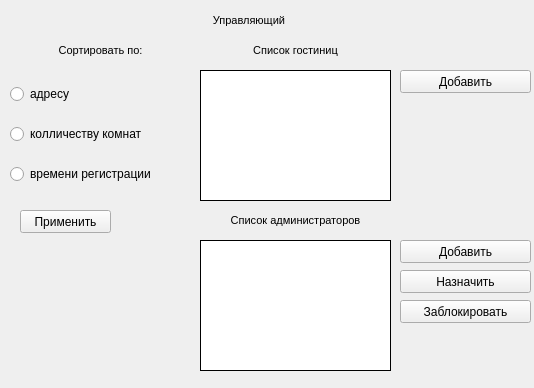
<?xml version="1.0" encoding="UTF-8"?>
<ui version="4.0">
 <class>Qmanager</class>
 <widget class="QWidget" name="Qmanager">
  <property name="geometry">
   <rect>
    <x>0</x>
    <y>0</y>
    <width>534</width>
    <height>388</height>
   </rect>
  </property>
  <property name="windowTitle">
   <string>Form</string>
  </property>
  <widget class="QTextBrowser" name="textBrowser">
   <property name="geometry">
    <rect>
     <x>20</x>
     <y>10</y>
     <width>461</width>
     <height>31</height>
    </rect>
   </property>
   <property name="styleSheet">
    <string notr="true">background-color: transparent;</string>
   </property>
   <property name="frameShape">
    <enum>QFrame::NoFrame</enum>
   </property>
   <property name="html">
    <string>&lt;!DOCTYPE HTML PUBLIC &quot;-//W3C//DTD HTML 4.0//EN&quot; &quot;http://www.w3.org/TR/REC-html40/strict.dtd&quot;&gt;
&lt;html&gt;&lt;head&gt;&lt;meta name=&quot;qrichtext&quot; content=&quot;1&quot; /&gt;&lt;style type=&quot;text/css&quot;&gt;
p, li { white-space: pre-wrap; }
&lt;/style&gt;&lt;/head&gt;&lt;body style=&quot; font-family:'Ubuntu'; font-size:11pt; font-weight:400; font-style:normal;&quot;&gt;
&lt;p align=&quot;center&quot; style=&quot; margin-top:0px; margin-bottom:0px; margin-left:0px; margin-right:0px; -qt-block-indent:0; text-indent:0px;&quot;&gt;&lt;span style=&quot; font-family:'MS Shell Dlg 2'; font-size:8pt;&quot;&gt;Управляющий &lt;/span&gt;&lt;/p&gt;&lt;/body&gt;&lt;/html&gt;</string>
   </property>
  </widget>
  <widget class="QPushButton" name="btnadd_hostel">
   <property name="geometry">
    <rect>
     <x>400</x>
     <y>70</y>
     <width>131</width>
     <height>23</height>
    </rect>
   </property>
   <property name="styleSheet">
    <string notr="true"/>
   </property>
   <property name="text">
    <string>Добавить</string>
   </property>
  </widget>
  <widget class="QLabel" name="hotel_session">
   <property name="geometry">
    <rect>
     <x>200</x>
     <y>70</y>
     <width>191</width>
     <height>131</height>
    </rect>
   </property>
   <property name="maximumSize">
    <size>
     <width>271</width>
     <height>131</height>
    </size>
   </property>
   <property name="cursor">
    <cursorShape>CrossCursor</cursorShape>
   </property>
   <property name="mouseTracking">
    <bool>true</bool>
   </property>
   <property name="styleSheet">
    <string notr="true">background-color: rgb(255, 255, 255);</string>
   </property>
   <property name="frameShape">
    <enum>QFrame::Box</enum>
   </property>
   <property name="text">
    <string/>
   </property>
   <property name="alignment">
    <set>Qt::AlignLeading|Qt::AlignLeft|Qt::AlignTop</set>
   </property>
  </widget>
  <widget class="QWidget" name="verticalLayoutWidget_2">
   <property name="geometry">
    <rect>
     <x>10</x>
     <y>70</y>
     <width>185</width>
     <height>131</height>
    </rect>
   </property>
   <layout class="QVBoxLayout" name="sorts" stretch="0,0,0">
    <item>
     <widget class="QRadioButton" name="adress_sort">
      <property name="text">
       <string>адресу</string>
      </property>
      <property name="checked">
       <bool>false</bool>
      </property>
     </widget>
    </item>
    <item>
     <widget class="QRadioButton" name="nroom_sort">
      <property name="text">
       <string>колличеству комнат</string>
      </property>
      <property name="checked">
       <bool>false</bool>
      </property>
     </widget>
    </item>
    <item>
     <widget class="QRadioButton" name="time">
      <property name="text">
       <string>времени регистрации</string>
      </property>
      <property name="checked">
       <bool>false</bool>
      </property>
     </widget>
    </item>
   </layout>
  </widget>
  <widget class="QTextBrowser" name="textBrowser_2">
   <property name="geometry">
    <rect>
     <x>10</x>
     <y>40</y>
     <width>181</width>
     <height>31</height>
    </rect>
   </property>
   <property name="styleSheet">
    <string notr="true">background-color: transparent;</string>
   </property>
   <property name="frameShape">
    <enum>QFrame::NoFrame</enum>
   </property>
   <property name="html">
    <string>&lt;!DOCTYPE HTML PUBLIC &quot;-//W3C//DTD HTML 4.0//EN&quot; &quot;http://www.w3.org/TR/REC-html40/strict.dtd&quot;&gt;
&lt;html&gt;&lt;head&gt;&lt;meta name=&quot;qrichtext&quot; content=&quot;1&quot; /&gt;&lt;style type=&quot;text/css&quot;&gt;
p, li { white-space: pre-wrap; }
&lt;/style&gt;&lt;/head&gt;&lt;body style=&quot; font-family:'Ubuntu'; font-size:11pt; font-weight:400; font-style:normal;&quot;&gt;
&lt;p align=&quot;center&quot; style=&quot; margin-top:0px; margin-bottom:0px; margin-left:0px; margin-right:0px; -qt-block-indent:0; text-indent:0px;&quot;&gt;&lt;span style=&quot; font-family:'MS Shell Dlg 2'; font-size:8pt;&quot;&gt;Сортировать по:&lt;/span&gt;&lt;/p&gt;&lt;/body&gt;&lt;/html&gt;</string>
   </property>
  </widget>
  <widget class="QTextBrowser" name="textBrowser_3">
   <property name="geometry">
    <rect>
     <x>200</x>
     <y>40</y>
     <width>191</width>
     <height>31</height>
    </rect>
   </property>
   <property name="styleSheet">
    <string notr="true">background-color: transparent;</string>
   </property>
   <property name="frameShape">
    <enum>QFrame::NoFrame</enum>
   </property>
   <property name="html">
    <string>&lt;!DOCTYPE HTML PUBLIC &quot;-//W3C//DTD HTML 4.0//EN&quot; &quot;http://www.w3.org/TR/REC-html40/strict.dtd&quot;&gt;
&lt;html&gt;&lt;head&gt;&lt;meta name=&quot;qrichtext&quot; content=&quot;1&quot; /&gt;&lt;style type=&quot;text/css&quot;&gt;
p, li { white-space: pre-wrap; }
&lt;/style&gt;&lt;/head&gt;&lt;body style=&quot; font-family:'Ubuntu'; font-size:11pt; font-weight:400; font-style:normal;&quot;&gt;
&lt;p align=&quot;center&quot; style=&quot; margin-top:0px; margin-bottom:0px; margin-left:0px; margin-right:0px; -qt-block-indent:0; text-indent:0px;&quot;&gt;&lt;span style=&quot; font-family:'MS Shell Dlg 2'; font-size:8pt;&quot;&gt;Список гостиниц&lt;/span&gt;&lt;/p&gt;&lt;/body&gt;&lt;/html&gt;</string>
   </property>
  </widget>
  <widget class="QLabel" name="admin_session">
   <property name="geometry">
    <rect>
     <x>200</x>
     <y>240</y>
     <width>191</width>
     <height>131</height>
    </rect>
   </property>
   <property name="maximumSize">
    <size>
     <width>271</width>
     <height>131</height>
    </size>
   </property>
   <property name="cursor">
    <cursorShape>CrossCursor</cursorShape>
   </property>
   <property name="mouseTracking">
    <bool>true</bool>
   </property>
   <property name="styleSheet">
    <string notr="true">background-color: rgb(255, 255, 255);</string>
   </property>
   <property name="frameShape">
    <enum>QFrame::Box</enum>
   </property>
   <property name="text">
    <string/>
   </property>
   <property name="alignment">
    <set>Qt::AlignLeading|Qt::AlignLeft|Qt::AlignTop</set>
   </property>
  </widget>
  <widget class="QPushButton" name="btnadd_admin">
   <property name="geometry">
    <rect>
     <x>400</x>
     <y>240</y>
     <width>131</width>
     <height>23</height>
    </rect>
   </property>
   <property name="styleSheet">
    <string notr="true"/>
   </property>
   <property name="text">
    <string>Добавить</string>
   </property>
  </widget>
  <widget class="QTextBrowser" name="textBrowser_4">
   <property name="geometry">
    <rect>
     <x>200</x>
     <y>210</y>
     <width>191</width>
     <height>31</height>
    </rect>
   </property>
   <property name="styleSheet">
    <string notr="true">background-color: transparent;</string>
   </property>
   <property name="frameShape">
    <enum>QFrame::NoFrame</enum>
   </property>
   <property name="html">
    <string>&lt;!DOCTYPE HTML PUBLIC &quot;-//W3C//DTD HTML 4.0//EN&quot; &quot;http://www.w3.org/TR/REC-html40/strict.dtd&quot;&gt;
&lt;html&gt;&lt;head&gt;&lt;meta name=&quot;qrichtext&quot; content=&quot;1&quot; /&gt;&lt;style type=&quot;text/css&quot;&gt;
p, li { white-space: pre-wrap; }
&lt;/style&gt;&lt;/head&gt;&lt;body style=&quot; font-family:'Ubuntu'; font-size:11pt; font-weight:400; font-style:normal;&quot;&gt;
&lt;p align=&quot;center&quot; style=&quot; margin-top:0px; margin-bottom:0px; margin-left:0px; margin-right:0px; -qt-block-indent:0; text-indent:0px;&quot;&gt;&lt;span style=&quot; font-family:'MS Shell Dlg 2'; font-size:8pt;&quot;&gt;Список администраторов&lt;/span&gt;&lt;/p&gt;&lt;/body&gt;&lt;/html&gt;</string>
   </property>
  </widget>
  <widget class="QTextBrowser" name="status">
   <property name="geometry">
    <rect>
     <x>10</x>
     <y>320</y>
     <width>181</width>
     <height>31</height>
    </rect>
   </property>
   <property name="styleSheet">
    <string notr="true">background-color: transparent;</string>
   </property>
   <property name="frameShape">
    <enum>QFrame::NoFrame</enum>
   </property>
   <property name="html">
    <string>&lt;!DOCTYPE HTML PUBLIC &quot;-//W3C//DTD HTML 4.0//EN&quot; &quot;http://www.w3.org/TR/REC-html40/strict.dtd&quot;&gt;
&lt;html&gt;&lt;head&gt;&lt;meta name=&quot;qrichtext&quot; content=&quot;1&quot; /&gt;&lt;style type=&quot;text/css&quot;&gt;
p, li { white-space: pre-wrap; }
&lt;/style&gt;&lt;/head&gt;&lt;body style=&quot; font-family:'Ubuntu'; font-size:11pt; font-weight:400; font-style:normal;&quot;&gt;
&lt;p align=&quot;center&quot; style=&quot;-qt-paragraph-type:empty; margin-top:0px; margin-bottom:0px; margin-left:0px; margin-right:0px; -qt-block-indent:0; text-indent:0px;&quot;&gt;&lt;br /&gt;&lt;/p&gt;&lt;/body&gt;&lt;/html&gt;</string>
   </property>
  </widget>
  <widget class="QPushButton" name="btnin_admin">
   <property name="geometry">
    <rect>
     <x>400</x>
     <y>270</y>
     <width>131</width>
     <height>23</height>
    </rect>
   </property>
   <property name="styleSheet">
    <string notr="true"/>
   </property>
   <property name="text">
    <string>Назначить</string>
   </property>
  </widget>
  <widget class="QPushButton" name="btnaapply">
   <property name="geometry">
    <rect>
     <x>20</x>
     <y>210</y>
     <width>91</width>
     <height>23</height>
    </rect>
   </property>
   <property name="styleSheet">
    <string notr="true"/>
   </property>
   <property name="text">
    <string>Применить</string>
   </property>
  </widget>
  <widget class="QPushButton" name="btnblock">
   <property name="geometry">
    <rect>
     <x>400</x>
     <y>300</y>
     <width>131</width>
     <height>23</height>
    </rect>
   </property>
   <property name="styleSheet">
    <string notr="true"/>
   </property>
   <property name="text">
    <string>Заблокировать</string>
   </property>
  </widget>
 </widget>
 <resources/>
 <connections/>
</ui>
